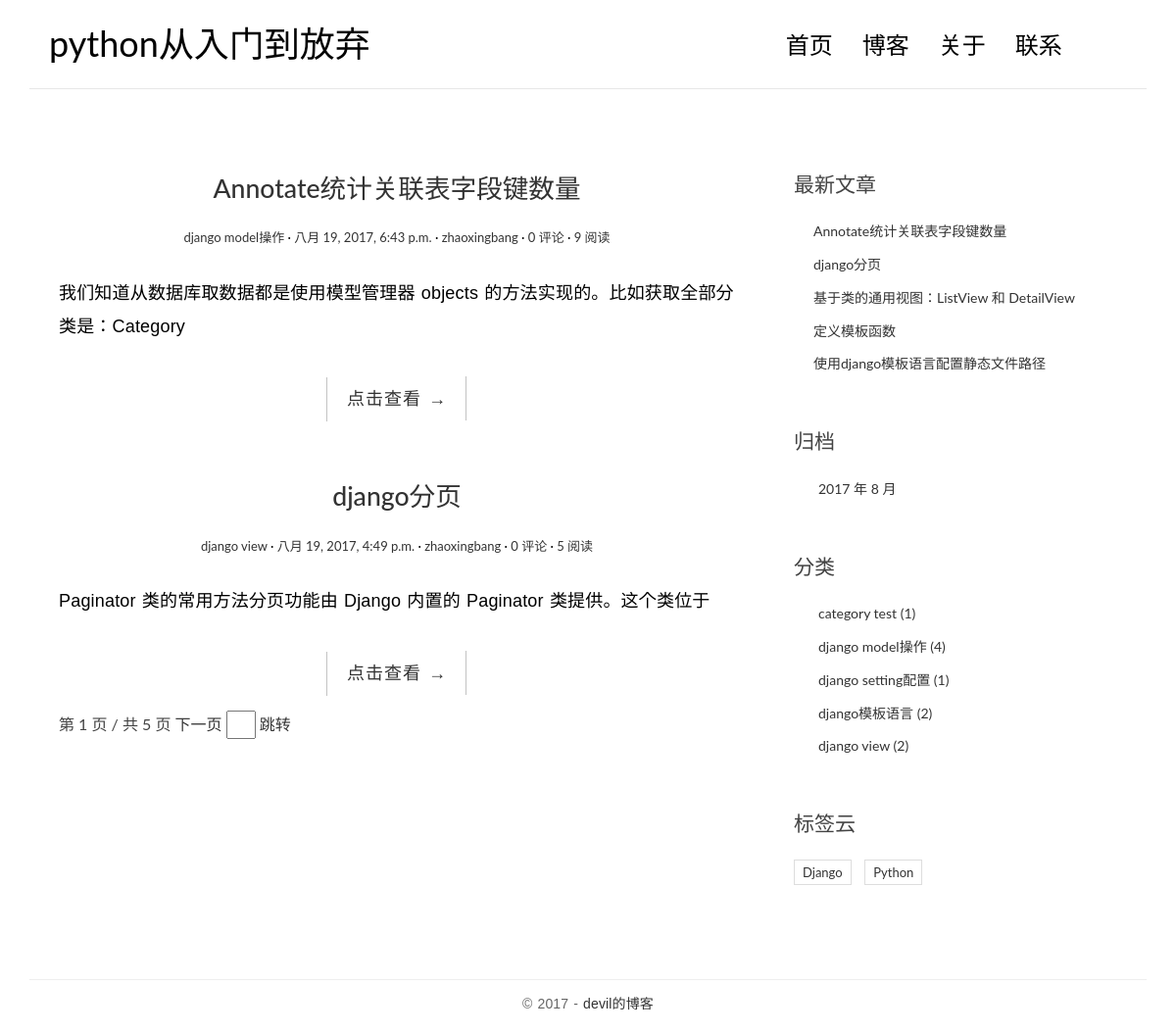
The page / on the database its author committed.
### blog/models.py (models this page shows, shortened)
class Post(models.Model):
    title = models.CharField('标题',max_length=70)
    body = models.TextField('文章内容')
    created_time = models.DateTimeField('发布时间',auto_now_add=True)
    modified_time = models.DateTimeField('修改时间',auto_now=True)
    excerpt = models.CharField('摘要',max_length=200, blank=True)
    category = models.ForeignKey(to=Category)
    tags = models.ManyToManyField(Tag, blank=True)
    author = models.ForeignKey(User)# 文章作者，这里 User 是从 django.contrib.auth.models 导入的。
    views = models.PositiveIntegerField('阅读',default=0)
    def get_absolute_url(self):
        return reverse('blog:detail', kwargs={'pk': self.pk})

class Category(models.Model):
    name = models.CharField(max_length=100,unique=True)

class Tag(models.Model):
    name = models.CharField(max_length=100,unique=True)

### blog/views.py (the view)
# urls.py: url(r'^$', views.index, name='index'),
def index(request):
    post_list = Post.objects.all().order_by('-created_time')
    paginator = Paginator(post_list, 2)
    page = request.GET.get('page')
    try:
        posts = paginator.page(page)
    except PageNotAnInteger:
        posts = paginator.page(1)
    except EmptyPage:
        posts = paginator.page(paginator.num_pages)
    return render(request,'blog/index.html', context={'post_list': posts,'page_totalNum':paginator.num_pages})

### blog/templatetags/blog_tags.py (called while the page is built)
@register.simple_tag
def get_recent_posts(num=5):
    return Post.objects.all().order_by('-created_time')[:num]

@register.simple_tag
def archives():
    return Post.objects.dates('created_time', 'month', order='DESC')

@register.simple_tag
def get_tags():
    return Tag.objects.annotate(num_posts=Count('post')).filter(num_posts__gt=0)

@register.simple_tag
def get_categories():
    return Category.objects.annotate(num_posts=Count('post')).filter(num_posts__gt=0)

### templates/blog/index.html (shortened to what this page needs)
{% extends 'base.html' %}
{% block main %}
    {% for post in post_list %}
        <article class="post post-{{ post.pk }}">
            <header class="entry-header">
                <h1 class="entry-title">
                    <a href="{{ post.get_absolute_url }}">{{ post.title }}</a>
                </h1>
                <div class="entry-meta">
                    <span class="post-category"><a href="{% url 'blog:category' post.category.pk %}">{{ post.category.name }}</a></span>
                    <span class="post-date"><a href="#"><time class="entry-date"
                                                              datetime="{{ post.created_time }}">{{ post.created_time }}</time></a></span>
                    <span class="post-author"><a href="#">{{ post.author }}</a></span>
                    <span class="comments-link">
                        <a href="{{ post.get_absolute_url }}#comment-area">{{ post.comment_set.count }} 评论</a>
                    </span>
                    <span class="views-count"><a href="{{ post.get_absolute_url }}">{{ post.views }} 阅读</a></span>
                </div>
            </header>
            <div class="entry-content clearfix">
                <p>{{ post.excerpt }}</p>
                <div class="read-more cl-effect-14">
                    <a href="{{ post.get_absolute_url }}" class="more-link">点击查看 <span class="meta-nav">→</span></a>
                </div>
            </div>
        </article>
    {% empty %}
        <div class="no-post">暂时还没有发布的文章！</div>
    {% endfor %}
    {% if page_totalNum %}
    <div class="pagination-simple">
      <span class="current">第 {{ post_list.number }} 页 / 共 {{ page_totalNum }} 页</span>
      {% if post_list.has_next %}
          <a href="?page={{ post_list.next_page_number }}">下一页</a>
      {% endif %}
          <input id="skip" type="text" style="width: 30px">
          <a onclick="skip()">跳转</a>
    </div>
    {% endif %}
{% endblock main %}

### templates/base.html (shortened to what this page needs)
{% load blog_tags %}
{% load staticfiles %}
<!DOCTYPE html>
<html>
<head>
    <link rel="stylesheet" href="{% static 'blog/css/bootstrap.min.css' %}">
    <link rel="stylesheet" href="http://code.ionicframework.com/ionicons/2.0.1/css/ionicons.min.css">
    <link rel="stylesheet" href="{% static 'blog/css/pace.css' %}">
    <link rel="stylesheet" href="{% static 'blog/css/highlights/github.css' %}">
    <link rel="stylesheet" href="{% static 'blog/css/custom.css' %}">
</head>
<body>
<div class="container">
    <header id="site-header">
        <div class="row">
            <div class="col-md-4 col-sm-5 col-xs-8">
                <div class="logo">
                    <h1><a href="{% url 'blog:index' %}"><b>python从入门到放弃</b></a></h1>
                </div>
            </div>
            <div class="col-md-8 col-sm-7 col-xs-4">
                <nav class="main-nav" role="navigation">
                    <div class="collapse navbar-collapse" id="bs-example-navbar-collapse-1">
                        <ul class="nav navbar-nav navbar-right">
                            <li class="cl-effect-11"><a href="{% url 'blog:index' %}" data-hover="首页">首页</a></li>
                            <li class="cl-effect-11"><a href="full-width.html" data-hover="博客">博客</a></li>
                            <li class="cl-effect-11"><a href="about.html" data-hover="关于">关于</a></li>
                            <li class="cl-effect-11"><a href="contact.html" data-hover="联系">联系</a></li>
                        </ul>
                    </div>
                </nav>
            </div>
        </div>
    </header>
</div>
<div class="content-body">
    <div class="container">
        <div class="row">
            <main class="col-md-8">
                {% block main %}
                {% endblock main %}
            </main>
            <aside class="col-md-4">
                <div class="widget widget-recent-posts">
                    <h3 class="widget-title">最新文章</h3>
                    {% get_recent_posts as recent_post_list %}
                    <ul>
                        {% for post in recent_post_list %}
                            <li>
                                <a href="{{ post.get_absolute_url }}">{{ post.title }}</a>
                            </li>
                        {% empty %}
                            暂无文章！
                        {% endfor %}
                    </ul>
                </div>
                <div class="widget widget-archives">
                    <h3 class="widget-title">归档</h3>
                    {% archives as date_list %}
                    <ul>
                        {% for date in date_list %}
                            <li>
                                <a href="{% url 'blog:archives' date.year date.month %}">
                                    {{ date.year }} 年 {{ date.month }} 月
                                </a>
                            </li>
                        {% empty %}
                            暂无归档！
                        {% endfor %}
                    </ul>
                </div>
                <div class="widget widget-category">
                    <h3 class="widget-title">分类</h3>
                    {% get_categories as category_list %}
                    <ul>
                        {% for category in category_list %}
                            <li>
                                <a href="{% url 'blog:category' category.pk %}">{{ category.name }} <span class="post-count">({{ category.num_posts }})</span></a>
                            </li>
                        {% empty %}
                            暂无分类！
                        {% endfor %}
                    </ul>
                </div>
                <div class="widget widget-tag-cloud">
                    <h3 class="widget-title">标签云</h3>
                    {% get_tags as tag_list %}
                    <ul>
                        {% for tag in tag_list %}
                            <li>
                                <a href="{% url 'blog:tag' tag.pk %}">{{ tag.name }}</a>
                            </li>
                        {% empty %}
                            暂无标签！
                        {% endfor %}
                    </ul>
                </div>
            </aside>
        </div>
    </div>
</div>
<footer id="site-footer">
    <div class="container">
        <div class="row">
            <div class="col-md-12">
                <p class="copyright">&copy 2017
                    - <a href="http://www.350148888.com/" title="网页模板" target="_blank">devil的博客</a>
                </p>
            </div>
        </div>
    </div>
</footer>
</body>
</html>

### static/blog/css/custom.css (style rules this page uses)
* { outline: none; }
h1, h2, h3, h4, h5, h6 { margin-top: 0; }
b { font-weight: 400; }
a { color: #333; }
body { color: #444; font-family: 'Lato', sans-serif; }
p { font-family: 'Ubuntu', sans-serif; font-weight: 400; word-spacing: 1px; letter-spacing: 0.01em; }
#site-header { background-color: #FFF; padding: 25px 20px; margin-bottom: 40px; border-bottom: 1px solid #e7e7e7; }
.logo h1 a { color: #000; }
.logo h1 { margin: 0; font-family: 'Lato', sans-serif; font-weight: 300; }
.main-nav { margin-top: 11px; max-width: 95%; }
.main-nav a { color: #000000 !important; padding: 0 0 5px 0 !important; margin-right: 30px; font-family: 'Lato', sans-serif; font-weight: 300; font-size: 24px; }
.cl-effect-11 a { padding: 10px 0; color: #0972b4; text-shadow: none; }
.cl-effect-11 a::before { position: absolute; top: 0; left: 0; overflow: hidden; padding: 0 0 5px 0 !important; max-width: 0; border-bottom: 1px solid #000; color: #000; content: attr(data-hover); white-space: nowrap; -webkit-transition: max-width 0.5s; -moz-transition: max-width 0.5s; transition: max-width 0.5s; }
.content-body { padding-bottom: 4em; }
.post { background: #fff; padding: 30px 30px 0; }
.entry-title { text-align: center; font-size: 1.9em; margin-bottom: 20px; line-height: 1.6; padding: 10px 20px 0; }
.entry-meta { text-align: center; color: #DDDDDD; font-size: 13px; margin-bottom: 30px; }
.entry-content { font-size: 18px; line-height: 1.9; font-weight: 300; color: #000; }
.post-category::after, .post-date::after, .post-author::after, .comments-link::after { content: ' ·'; color: #000; }
.read-more { font-family: 'Ubuntu', sans-serif; font-weight: 400; word-spacing: 1px; letter-spacing: 0.01em; text-align: center; margin-top: 20px; }
.cl-effect-14 a { padding: 0 20px; height: 45px; line-height: 45px; position: relative; display: inline-block; margin: 15px 25px; letter-spacing: 1px; font-weight: 400; text-shadow: 0 0 1px rgba(255, 255, 255, 0.3); }
.cl-effect-14 a::before, .cl-effect-14 a::after { position: absolute; width: 45px; height: 1px; background: #C3C3C3; content: ''; -webkit-transition: all 0.3s; -moz-transition: all 0.3s; transition: all 0.3s; pointer-events: none; }
.cl-effect-14 a::before { top: 0; left: 0; -webkit-transform: rotate(90deg); -moz-transform: rotate(90deg); transform: rotate(90deg); -webkit-transform-origin: 0 0; -moz-transform-origin: 0 0; transform-origin: 0 0; }
.cl-effect-14 a::after { right: 0; bottom: 0; -webkit-transform: rotate(90deg); -moz-transform: rotate(90deg); transform: rotate(90deg); -webkit-transform-origin: 100% 0; -moz-transform-origin: 100% 0; transform-origin: 100% 0; }
.widget { background: #fff; padding: 30px 0 0; }
.widget-title { font-size: 1.5em; margin-bottom: 20px; line-height: 1.6; padding: 10px 0 0; font-weight: 400; }
.widget-recent-posts ul { padding: 0; margin: 0; padding-left: 20px; }
.widget-recent-posts ul li { list-style-type: none; position: relative; line-height: 170%; margin-bottom: 10px; }
.widget-recent-posts ul li::before { content: '\f3d3'; font-family: "Ionicons"; position: absolute; left: -17px; top: 3px; font-size: 16px; color: #000; }
.widget-archives ul { padding: 0; margin: 0; padding-left: 25px; }
.widget-archives ul li { list-style-type: none; position: relative; line-height: 170%; margin-bottom: 10px; }
.widget-archives ul li::before { content: '\f3f3'; font-family: "Ionicons"; position: absolute; left: -25px; top: 1px; font-size: 16px; color: #000; }
.widget-category ul { padding: 0; margin: 0; padding-left: 25px; }
.widget-category ul li { list-style-type: none; position: relative; line-height: 170%; margin-bottom: 10px; }
.widget-category ul li::before { content: '\f3fe'; font-family: "Ionicons"; position: absolute; left: -25px; top: 1px; font-size: 18px; color: #000; }
.widget-tag-cloud ul { padding: 0; margin: 0; margin-right: -10px; }
.widget-tag-cloud ul li { list-style-type: none; font-size: 13px; display: inline-block; margin-right: 10px; margin-bottom: 10px; padding: 3px 8px; border: 1px solid #ddd; }
#site-footer { padding-top: 10px; padding: 0 0 1.5em 0; }
.copyright { text-align: center; padding-top: 1em; margin: 0; border-top: 1px solid #eee; color: #666; }
.pagination-simple { padding-left: 30px; font-size: 16px; }

### rows shown on the page
Post: title "Annotate统计关联表字段键数量", category.name "django model操作", created_time "八月 19, 2017, 6:43 p.m.", author "zhaoxingbang", comment_set.count "0", views "9", excerpt "我们知道从数据库取数据都是使用模型管理器 objects 的方法实现的。比如获取全部分类是：Category"
Post: title "django分页", category.name "django view", created_time "八月 19, 2017, 4:49 p.m.", author "zhaoxingbang", comment_set.count "0", views "5", excerpt "Paginator 类的常用方法分页功能由 Django 内置的 Paginator 类提供。这个类位于"
Post: title "基于类的通用视图：ListView 和 DetailView"
Post: title "定义模板函数"
Post: title "使用django模板语言配置静态文件路径"
Category: name "category test", num_posts "1"
Category: name "django model操作", num_posts "4"
Category: name "django setting配置", num_posts "1"
Category: name "django模板语言", num_posts "2"
Category: name "django view", num_posts "2"
Tag: name "Django"
Tag: name "Python"

### other values the page prints
{{ post_list.number }} "1"
{{ page_totalNum }} "5"
{{ date.year }} "2017"
{{ date.month }} "8"
